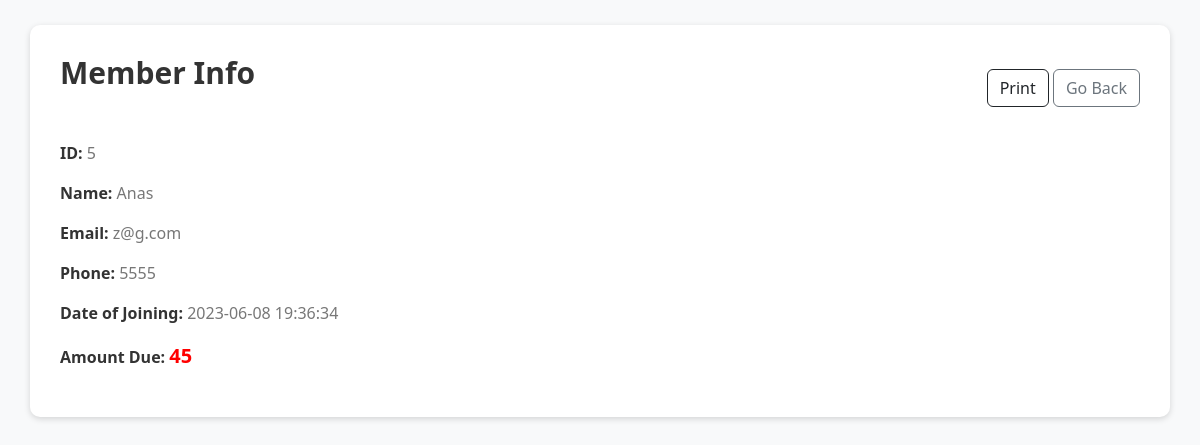
The page /member_info/5 (signed in) on the database as committed earlier.
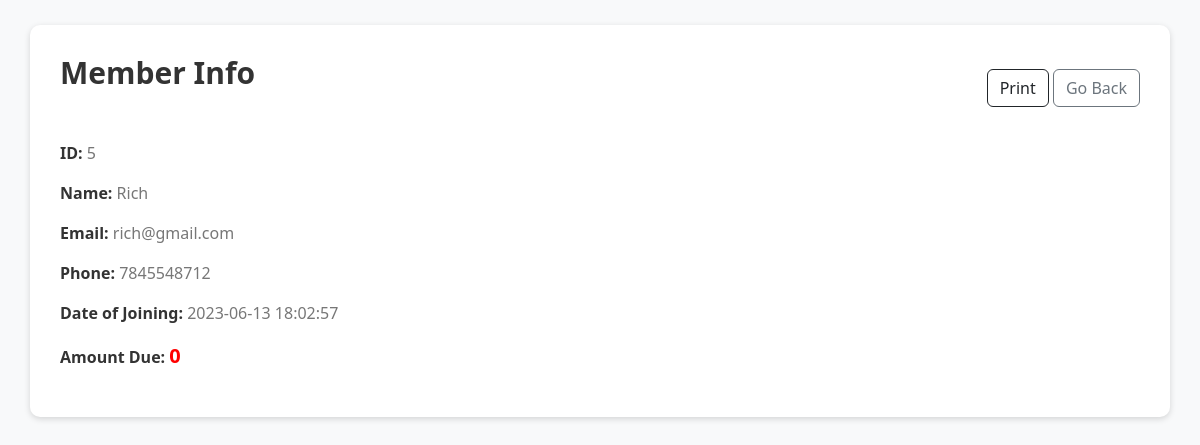
The same page on the database as committed later.
### tables this page shows
CREATE TABLE members (id INTEGER PRIMARY KEY, name TEXT NOT NULL, email TEXT NOT NULL, phone TEXT NOT NULL, doj DATETIME NOT NULL);

### app.py (the view)
@app.route("/member_info/<id>", methods=["GET"])
@login_required
def member_info(id):
    info = db.execute("SELECT * from members WHERE id = ?", id)[0]
    transactions = db.execute(
        "SELECT id from transactions WHERE member_id = ? AND status = 'Issued'", id
    )
    due = 0
    for i in transactions:
        due += calculate_due(i["id"])[0]
    return render_template("member_info.html", due=due, info=info)

### app.py (called while the page is built)
@app.after_request
def after_request(response):
    response.headers["Cache-Control"] = "no-cache, no-store, must-revalidate"
    response.headers["Expires"] = 0
    response.headers["Pragma"] = "no-cache"
    return response

def login_required(f):
    @wraps(f)
    def decorated_function(*args, **kwargs):
        if session.get("user_id") is None:
            return redirect("/login")
        return f(*args, **kwargs)
    return decorated_function

def calculate_due(transaction_id):
    transaction = db.execute("SELECT * FROM transactions WHERE id = ?", transaction_id)[
        0
    ]
    issue_date = datetime.strptime(
        transaction["issue_date"], "%Y-%m-%d %H:%M:%S")
    return_date = datetime.now()
    days_since_return = (return_date - issue_date).days
    due_amount = 20
    due_days = 0
    if days_since_return > 7:
        due_days = days_since_return - 7
    due_amount += due_days * 5
    return (due_amount, due_days)

### templates/member_info.html (shortened to what this page needs)
<!DOCTYPE html>
<html lang="en">
    <head>
        <link rel="stylesheet" href="https://cdn.jsdelivr.net/npm/bootstrap@5.3.0/dist/css/bootstrap.min.css">
    </head>
    <body>
        <div class="container">
            <div class="header">
                <h1>Member Info</h1>
                <div class="right-buttons">
                    <button type="button" class="btn btn-outline-dark" onclick="window.print()">Print</button>
                    <a href="/members" class="btn btn-outline-secondary">Go Back</a>
                </div>
            </div>
            <div>
                <p>
                    <strong>ID:</strong>
                    <span>{{info.id}}</span>
                </p>
                <p>
                    <strong>Name:</strong>
                    <span>{{info.name}}</span>
                </p>
                <p>
                    <strong>Email:</strong>
                    <span>{{info.email}}</span>
                </p>
                <p>
                    <strong>Phone:</strong>
                    <span>{{info.phone}}</span>
                </p>
                <p>
                    <strong>Date of Joining:</strong>
                    <span>{{info.doj}}</span>
                </p>
                <p>
                    <strong>Amount Due:</strong>
                    <span class="amount">{{due}}</span>
                </p>
            </div>
        </div>
    </body>
</html>

Rows that differ between the two databases and show on the page:
changed members id 5: name "Anas" → "Rich"; email "z@g.com" → "rich@gmail.com"; phone "5555" → "7845548712"; doj "2023-06-08 19:36:34" → "2023-06-13 18:02:57"
Other text that changed with them:
{{ due }}: "45" → "0"
